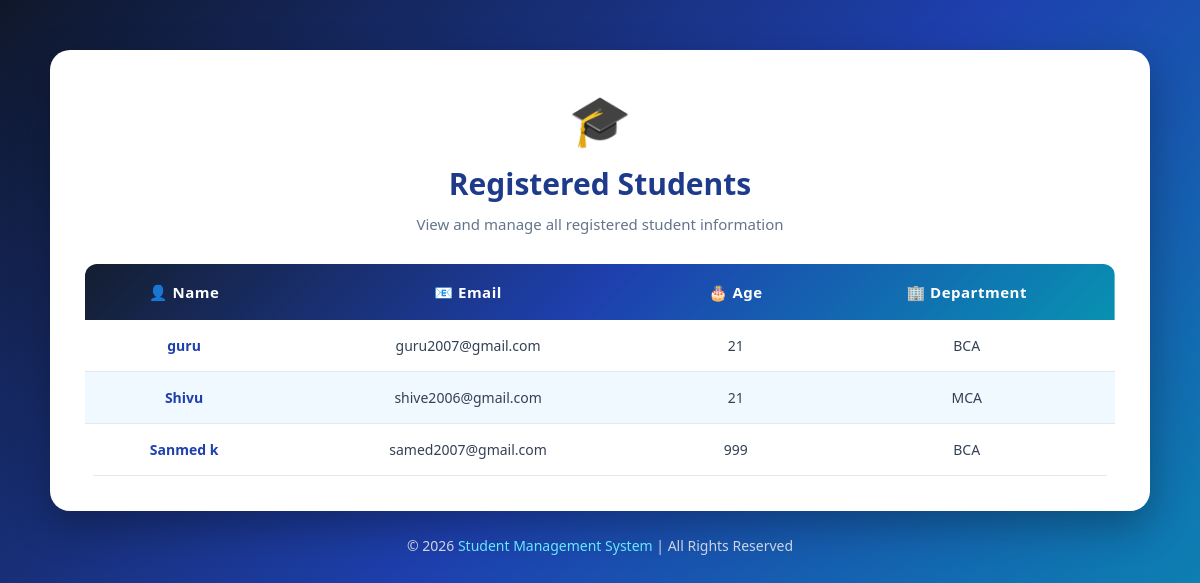
/students/, run on an earlier commit of the app's database.
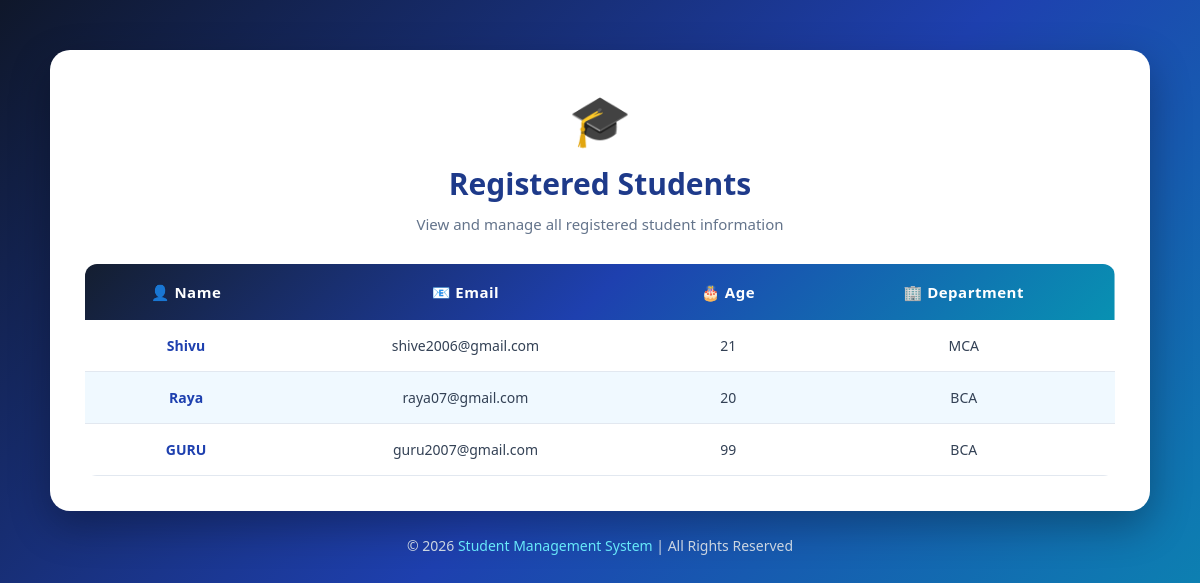
And on a later commit of the database.
### students/models.py (models this page shows, shortened)
class Student(models.Model):
    name=models.CharField(max_length=100)
    email=models.EmailField()
    age=models.IntegerField()
    department=models.CharField(max_length=100)

### students/views.py (the view)
# urls.py: path('students/', views.student_list, name='student_list'),
def student_list(request):
    students = Student.objects.all()
    return render(
        request,
        'students/student_list.html',
        {'students': students}
    )

### students/templates/students/student_list.html (shortened to what this page needs)
<!DOCTYPE html>
<html lang="en">
<head>
</head>
<body>
    <div class="container">
        <div class="heading">
            <div class="icon">🎓</div>
            <h2>Registered Students</h2>
            <p>View and manage all registered student information</p>
        </div>
        <div class="table-wrapper">
            <table>
                <thead>
                    <tr>
                        <th>👤 Name</th>
                        <th>📧 Email</th>
                        <th>🎂 Age</th>
                        <th>🏢 Department</th>
                    </tr>
                </thead>
                <tbody>
                    {% for student in students %}
                    <tr>
                        <td>{{ student.name }}</td>
                        <td>{{ student.email }}</td>
                        <td>{{ student.age }}</td>
                        <td>{{ student.department }}</td>
                    </tr>
                    {% empty %}
                    <tr>
                        <td colspan="4" class="empty-message">
                            📭 No students found
                        </td>
                    </tr>
                    {% endfor %}
                </tbody>
            </table>
        </div>
    </div>
    <div class="footer">
        <p>
            © 2026 <span>Student Management System</span>
            | All Rights Reserved
        </p>
    </div>
</body>
</html>

### students/templates/students/student_list.html (style rules this page uses)
* { margin: 0; padding: 0; box-sizing: border-box; }
body { font-family: 'Segoe UI', Arial, sans-serif; background: linear-gradient(135deg, #0f172a, #1e40af, #0891b2); min-height: 100vh; padding: 50px 20px; }
.container { max-width: 1100px; margin: auto; background: white; padding: 35px; border-radius: 20px; box-shadow: 0 15px 40px rgba(0, 0, 0, 0.3); }
.heading { text-align: center; margin-bottom: 30px; }
.heading .icon { font-size: 50px; margin-bottom: 10px; }
.heading h2 { color: #1e3a8a; font-size: 30px; margin-bottom: 10px; }
.heading p { color: #64748b; font-size: 15px; }
.table-wrapper { width: 100%; overflow-x: auto; border-radius: 12px; }
table { width: 100%; border-collapse: collapse; min-width: 600px; overflow: hidden; }
thead { background: linear-gradient(135deg, #141e30, #1e40af, #0891b2); color: white; }
th { padding: 18px 15px; font-size: 15px; text-align: center; letter-spacing: 0.5px; }
td { padding: 16px 15px; text-align: center; color: #334155; font-size: 14px; border-bottom: 1px solid #e2e8f0; }
tbody tr:nth-child(even) { background: #f0f9ff; }
tbody tr:nth-child(odd) { background: #ffffff; }
td:first-child { color: #1e40af; font-weight: bold; }
.footer { text-align: center; color: #cbd5e1; margin-top: 25px; font-size: 14px; }
.footer span { color: #67e8f9; }

What changed in the data, as far as the page shows it:
removed Student: name "guru", email "guru2007@gmail.com", age "21", department "BCA"
removed Student: name "Sanmed k", email "samed2007@gmail.com", age "999", department "BCA"
added Student: name "Raya", email "raya07@gmail.com", age "20", department "BCA"
added Student: name "GURU", email "guru2007@gmail.com", age "99", department "BCA"
